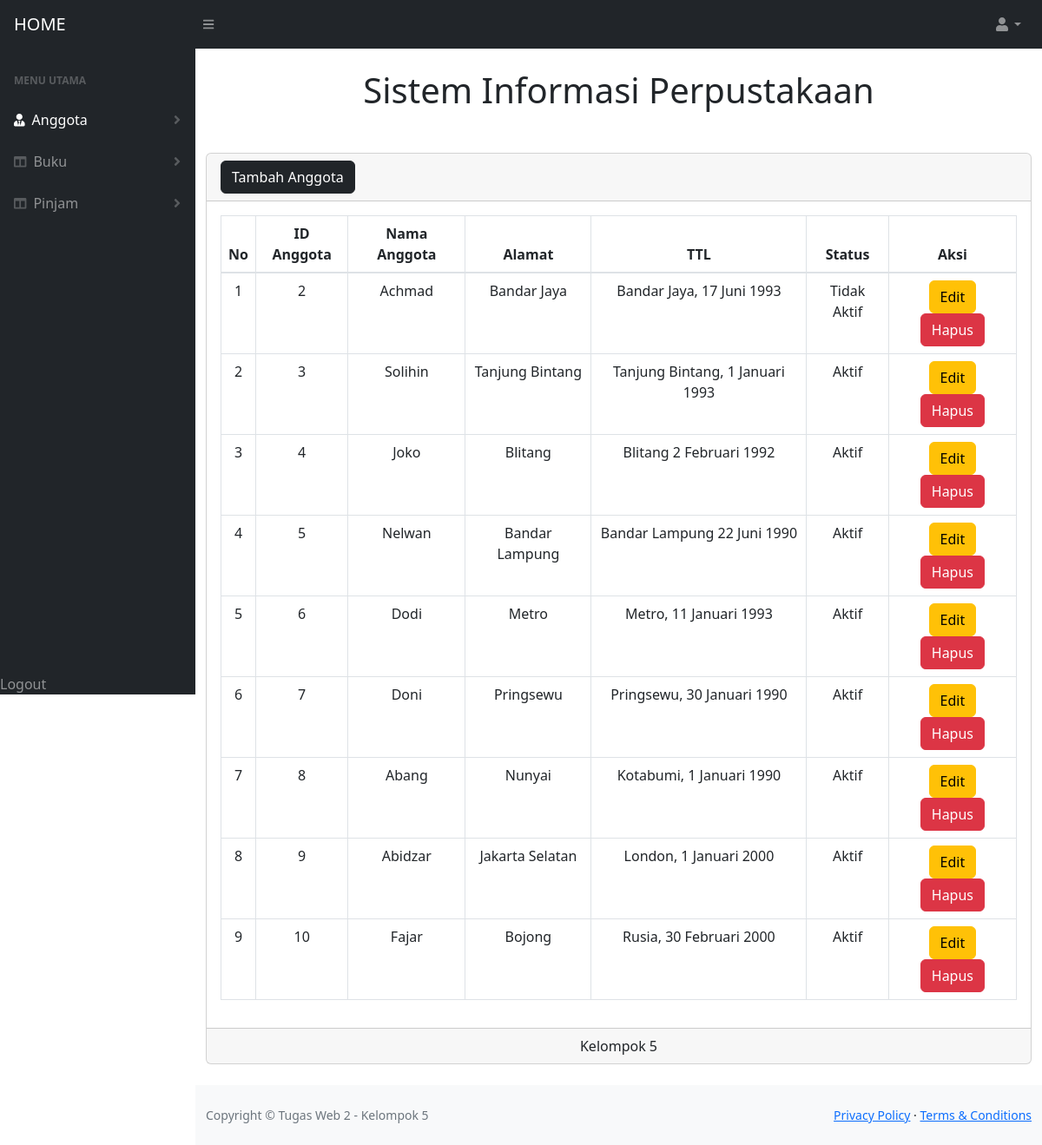
/anggota.php, run on the app's committed database.
### tables this page shows
CREATE TABLE `anggota` (
  `id_anggota` int(3) NOT NULL,
  `nm_anggota` varchar(32) DEFAULT NULL,
  `alamat` text DEFAULT NULL,
  `ttl_anggota` text DEFAULT NULL,
  `status_anggota` varchar(1) DEFAULT NULL
);

### anggota.php (the view, shortened to what this page needs)
<!DOCTYPE html>
<html>
<head>
    <link href="css/styles.css" rel="stylesheet" />
    <link href="css/bootstrap.min.css" rel="stylesheet" />
</head>
<body class="sb-nav-fixed">
        <nav class="sb-topnav navbar navbar-expand navbar-dark bg-dark">
            <a class="navbar-brand" href="index.php">HOME</a>
            <button class="btn btn-link btn-sm order-1 order-lg-0" id="sidebarToggle" href="#"><i class="fas fa-bars"></i></button>
            <form class="d-none d-md-inline-block form-inline ml-auto mr-0 mr-md-3 my-2 my-md-0">
                <div class="input-group">
                    <ul class="navbar-nav ml-auto ml-md-0">
                        <li class="nav-item dropdown">
                            <a class="nav-link dropdown-toggle" id="userDropdown" href="#" role="button" data-toggle="dropdown" aria-haspopup="true" aria-expanded="false"><i class="fas fa-user fa-fw"></i></a>
                        </li>
                    </ul>
                </div>
            </form>
        </nav>
        <div id="layoutSidenav">
            <div id="layoutSidenav_nav">
                <nav class="sb-sidenav accordion sb-sidenav-dark" id="sidenavAccordion">
                    <div class="sb-sidenav-menu">
                        <div class="nav">
                            <div class="sb-sidenav-menu-heading">Menu Utama</div>
                            <a class="nav-link collapsed" href="anggota.php" data-toggle="collapse" data-target="#collapseLayouts" aria-expanded="false" aria-controls="collapseLayouts">
                                <div class="sb-nav-link-icon"><i class="fas fa-user-tie"></i></div>
                                Anggota
                                <div class="sb-sidenav-collapse-arrow"><i class="fas fa-angle-down"></i></div>
                            </a>
                            <a class="nav-link collapsed" href="#" data-toggle="collapse" data-target="#collapseLayouts" aria-expanded="false" aria-controls="collapseLayouts">
                                <div class="sb-nav-link-icon"><i class="fas fa-columns"></i></div>
                                Buku
                                <div class="sb-sidenav-collapse-arrow"><i class="fas fa-angle-down"></i></div>
                            </a>
                            <a class="nav-link collapsed" href="#" data-toggle="collapse" data-target="#collapseLayouts" aria-expanded="false" aria-controls="collapseLayouts">
                                <div class="sb-nav-link-icon"><i class="fas fa-columns"></i></div>
                                Pinjam
                                <div class="sb-sidenav-collapse-arrow"><i class="fas fa-angle-down"></i></div>
                            </a>
                        </div>
                    </div>
                    <div>
                    <a class="nav-link" href="logout.php ">
                        Logout
                    </a>
                    </div>
                </nav>
            </div>
            <div id="layoutSidenav_content">
                <main>
                    <div class="container-fluid">
                        <h1 class="mt-4 text-center mb-5">Sistem Informasi Perpustakaan</h1>
                        <div class="card mb-4">
                            <div class="card-header">
                            <a href="input_anggota.php" class="btn btn-dark">Tambah Anggota</a>
                            </div>
                            <div class="card-body text-center">
                                <table class="table table-bordered">
                                    <thead>
                                        <tr>
                                            <th>No</th>
                                            <th>ID Anggota</th>
                                            <th>Nama Anggota</th>
                                            <th>Alamat</th>
                                            <th>TTL</th>
                                            <th>Status</th>
                                            <th>Aksi</th>
                                        </tr>
                                    </thead>
                                    <tbody>
                                        <?php
                                        require 'koneksi.php';
                                        $query = "SELECT * FROM anggota ORDER BY id_anggota";
                                        $sql = mysqli_query($koneksi, $query);
                                        $no = 1;
                                        while ($data = mysqli_fetch_array($sql)) {
                                        ?>
                                        <tr>
                                            <td><?php echo $no; ?></td>
                                            <td><?php echo $data['id_anggota']; ?></td>
                                            <td><?php echo ucwords($data['nm_anggota']); ?></td>
                                            <td><?php echo ucwords($data['alamat']); ?></td>
                                            <td><?php echo ucwords($data['ttl_anggota']); ?></td>
                                            <td><?php echo ucwords(($data['status_anggota'] == 1) ? 'Aktif' : 'Tidak Aktif'); ?></td>
                                            <td>
                                                <a href="edit_anggota.php?id=<?php echo $data['id_anggota']; ?>" class="btn btn-warning">Edit</a>
                                                <a href="hapus_anggota.php?id=<?php echo $data['id_anggota']; ?>" class="btn btn-danger"
                                                    onClick="return confirm('Apakah Anda ingin menghapus <?php echo $data['nm_anggota']; ?>?')">Hapus</a>
                                            </td>
                                        </tr>
                                        <?php $no++; } ?>
                                    </tbody>
                                </table>
                            </div>
                            <div class="card-footer text-center">
                                Kelompok 5
                            </div>
                        </div>
                    </div>
                </main>
                <footer class="py-4 bg-light mt-auto">
                    <div class="container-fluid">
                        <div class="d-flex align-items-center justify-content-between small">
                            <div class="text-muted">Copyright &copy; Tugas Web 2 - Kelompok 5</div>
                            <div>
                                <a href="#">Privacy Policy</a>
                                &middot;
                                <a href="#">Terms &amp; Conditions</a>
                            </div>
                        </div>
                    </div>
                </footer>
            </div>
        </div>
</body>
</html>

### data on the page
anggota: id_anggota "2", nm_anggota "Achmad", alamat "Bandar Jaya", ttl_anggota "Bandar Jaya, 17 Juni 1993", status_anggota "Tidak Aktif"
anggota: id_anggota "3", nm_anggota "Solihin", alamat "Tanjung Bintang", ttl_anggota "Tanjung Bintang, 1 Januari 1993", status_anggota "Aktif"
anggota: id_anggota "4", nm_anggota "Joko", alamat "Blitang", ttl_anggota "Blitang 2 Februari 1992", status_anggota "Aktif"
anggota: id_anggota "5", nm_anggota "Nelwan", alamat "Bandar Lampung", ttl_anggota "Bandar Lampung 22 Juni 1990", status_anggota "Aktif"
anggota: id_anggota "6", nm_anggota "Dodi", alamat "Metro", ttl_anggota "Metro, 11 Januari 1993", status_anggota "Aktif"
anggota: id_anggota "7", nm_anggota "Doni", alamat "Pringsewu", ttl_anggota "Pringsewu, 30 Januari 1990", status_anggota "Aktif"
anggota: id_anggota "8", nm_anggota "Abang", alamat "Nunyai", ttl_anggota "Kotabumi, 1 Januari 1990", status_anggota "Aktif"
anggota: id_anggota "9", nm_anggota "Abidzar", alamat "Jakarta Selatan", ttl_anggota "London, 1 Januari 2000", status_anggota "Aktif"
anggota: id_anggota "10", nm_anggota "Fajar", alamat "Bojong", ttl_anggota "Rusia, 30 Februari 2000", status_anggota "Aktif"
